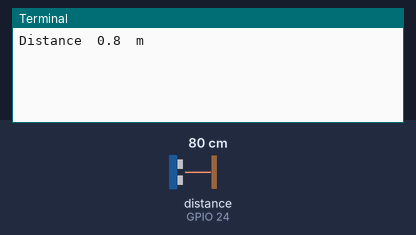
Recording of a program running on a simulated Raspberry Pi (BCM pin numbers). On the bench: the last lines printed to the terminal. The test bench sets the inputs (shaded band); at power-on: distance to the obstacle (sensor on GPIO 24) 80 cm. The echo pulse lasts 58.3 µs per cm.

Above: at 1.2 s.
1.3 s: distance to the obstacle (sensor on GPIO 24) set to 2 cm
At 2.7 s:
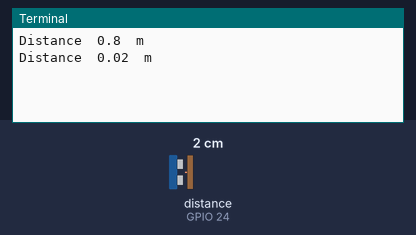
2.8 s: distance to the obstacle (sensor on GPIO 24) set to 4 cm
At 5.6 s:
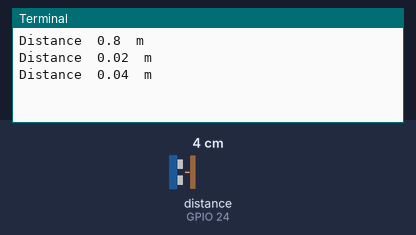
Timing chart, 0 to 7.1 s (numbered marks = the images above; inputs shaded):
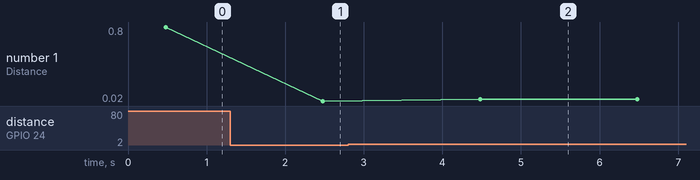

Measured:
- after the input at 1.3 s, the terminal: prints a new line after 1.2 s (image 1)
- after the input at 2.8 s, the terminal: prints a new line after 1.7 s (image 2)
- plotted number 1: 0.8 → 0.02 after the input at 1.3 s, 0.02 → 0.04 after the input at 2.8 s

The program:

ultrasonic.py
```python
from gpiozero import DistanceSensor
from time import sleep
import sys

try:
    sensor = DistanceSensor(echo=24, trigger=18, max_distance=1, threshold_distance=0.3)
    # DistanceSensor(echo, trigger)
    while True:
        print 'Distance ', sensor.distance, ' m'
        sleep(2)

except: # catch *all* exceptions
    print sys.exc_info()[0]
```
